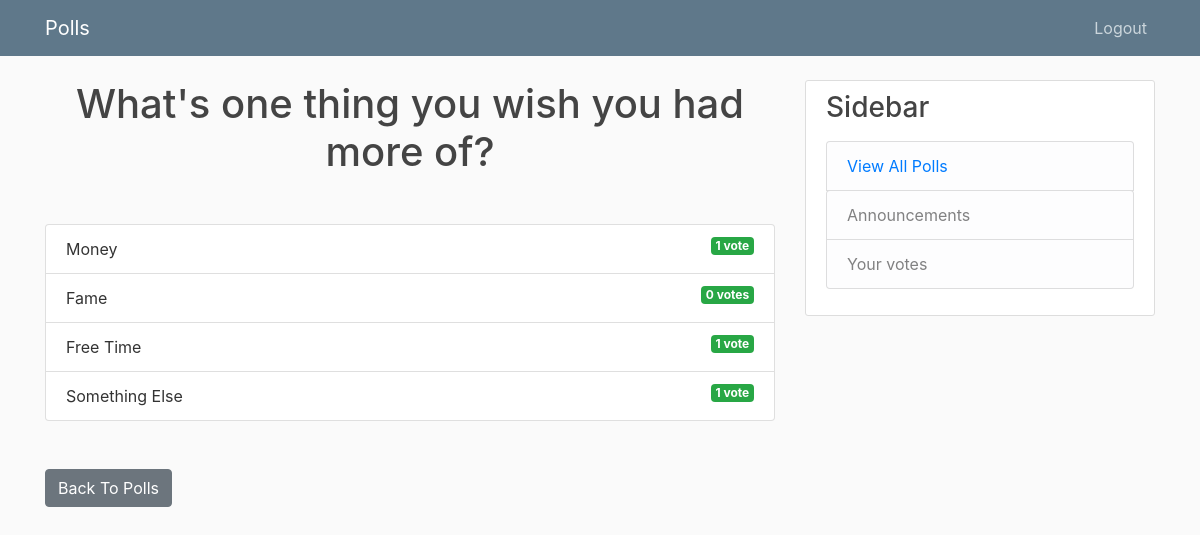
Screenshot of /5/results/ (signed in) with the database file from the repository.
### polls/models.py (models this page shows, shortened)
class Question(models.Model):
	question_content = models.CharField(max_length=200)
	date_posted = models.DateTimeField(default=timezone.now)

class Choice(models.Model):
	question = models.ForeignKey(Question , on_delete = models.CASCADE)
	choice_content = models.CharField(max_length=200)
	votes = models.IntegerField(default=0)

### polls/views.py (the view)
# urls.py: path('<int:question_id>/results/', views.results, name='results'),
@login_required
def results(request , question_id):
	question = get_object_or_404(Question ,pk = question_id)
	return render(request , 'polls/results.html' , {'question':question})

### polls/templates/polls/results.html
{% extends 'polls/base.html' %}
{% block content %}
    <h1 class ="mb-5 text-center">{{ question.question_content }}</h1>
    <ul class ="list-group mb-5">
        {% for choice in question.choice_set.all %}
        <li class ="list-group-item">
            {{ choice.choice_content }} <span class ="badge badge-success float-right">{{ choice.votes }}
                vote{{ choice.votes | pluralize }}</span>
        </li>
        {% endfor %}
    </ul>
    <a class ="btn btn-secondary" href ="{% url 'Index_view' %}">Back To Polls</a>
{% endblock %}

### polls/static/polls/main.css (style rules this page uses)
body { background: #fafafa; color: #333333; margin-top: 5rem; }
h1, h2, h3, h4, h5, h6 { color: #444444; }
ul { margin: 0; }

### rows the page displays
Question: question_content "What's one thing you wish you had more of?"
Choice: choice_content "Money", votes "1"
Choice: choice_content "Fame", votes "0", votes|pluralize "s"
Choice: choice_content "Free Time", votes "1"
Choice: choice_content "Something Else", votes "1"
